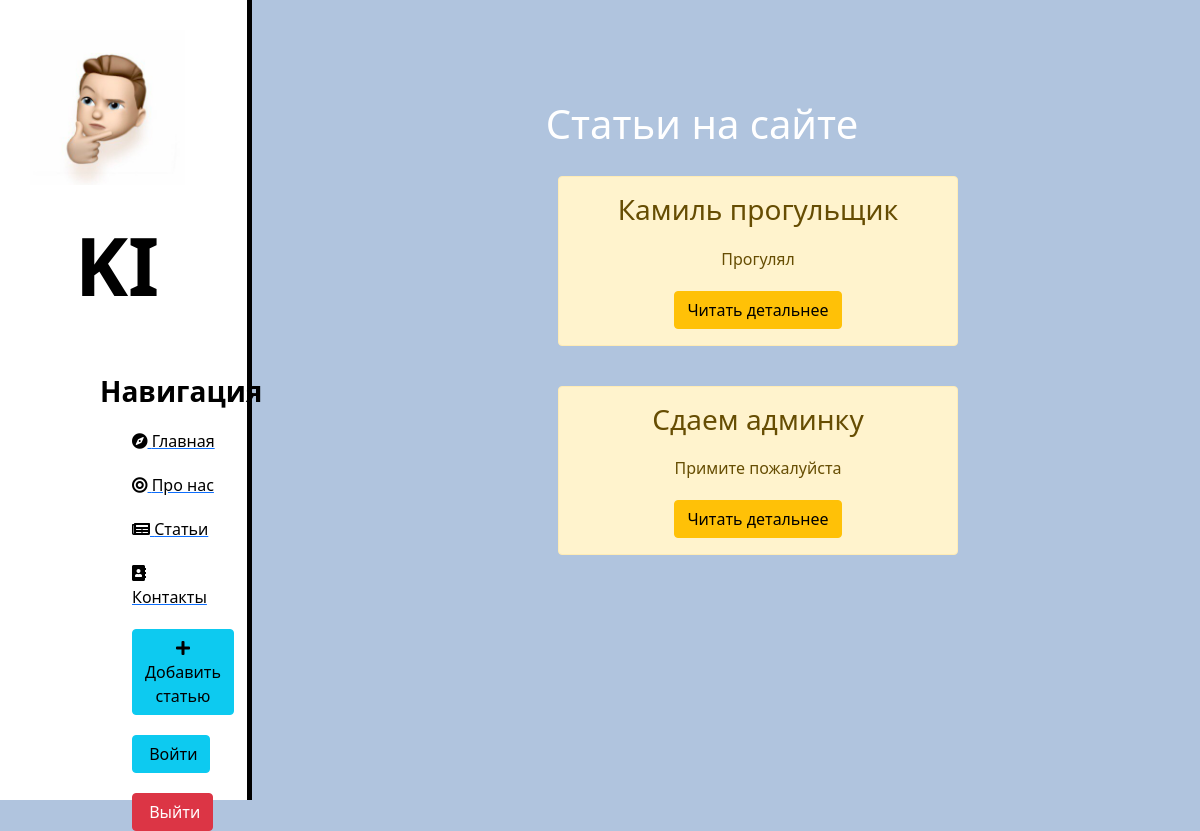
The page /news/ on the database as committed earlier.
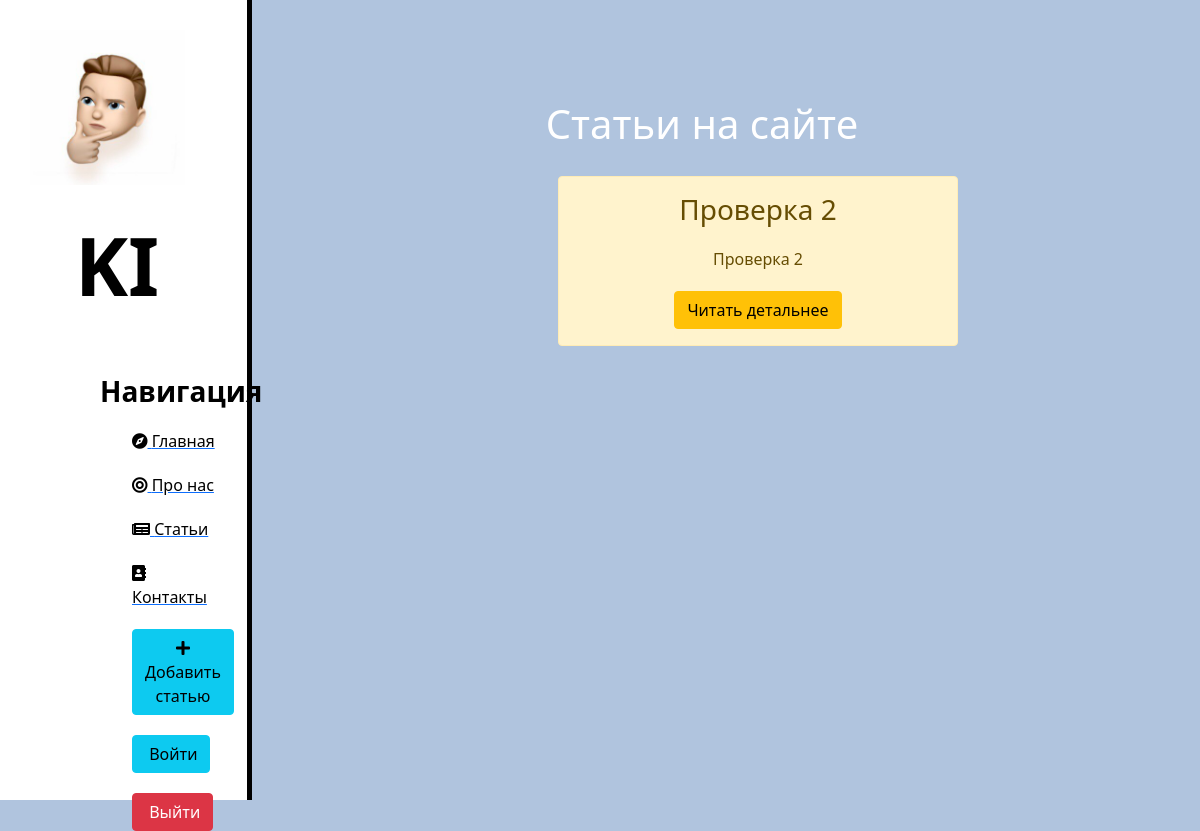
The same page on the database as committed later.
### news/models.py (models this page shows, shortened)
class Articles(models.Model):
    title = models.CharField('Название', max_length=50)
    anons = models.CharField('Анонс', max_length=250)
    full_text = models.TextField('Статья')
    date = models.DateTimeField('Дата публикации')
    owner = models.ForeignKey('auth.User', related_name='posts', on_delete=models.CASCADE, null=True)
    class Meta:
        verbose_name = 'Новость'
        verbose_name_plural = 'Новости'

### news/views.py (the view)
# urls.py: path('', views.news_home, name='news_home'),
def news_home(request):
    news = Articles.objects.order_by('-date')
    return render(request, 'news/news_home.html', {'news': news})

### news/templates/news/news_home.html (shortened to what this page needs)
{% extends 'main/layout.html' %}
{% block content %}
    <div class="features">
        <h1>Статьи на сайте</h1>
        {% if  news %}
            {% for el in news %}
                <div class="alert alert-warning">
                    <h3>{{ el.title }}</h3>
                    <p>{{ el.anons }}</p>
                    <a href="{% url 'news-detail' el.id %}" class="btn btn-warning">Читать детальнее</a>
                </div>
            {% endfor %}
        {% else %}
            <p>На сайте не статей</p>
        {% endif %}
    </div>
{% endblock %}

Rows that differ between the two databases and show on the page:
removed Articles: title "Камиль прогульщик", anons "Прогулял"
removed Articles: title "Сдаем админку", anons "Примите пожалуйста"
added Articles: title "Проверка 2", anons "Проверка 2"
